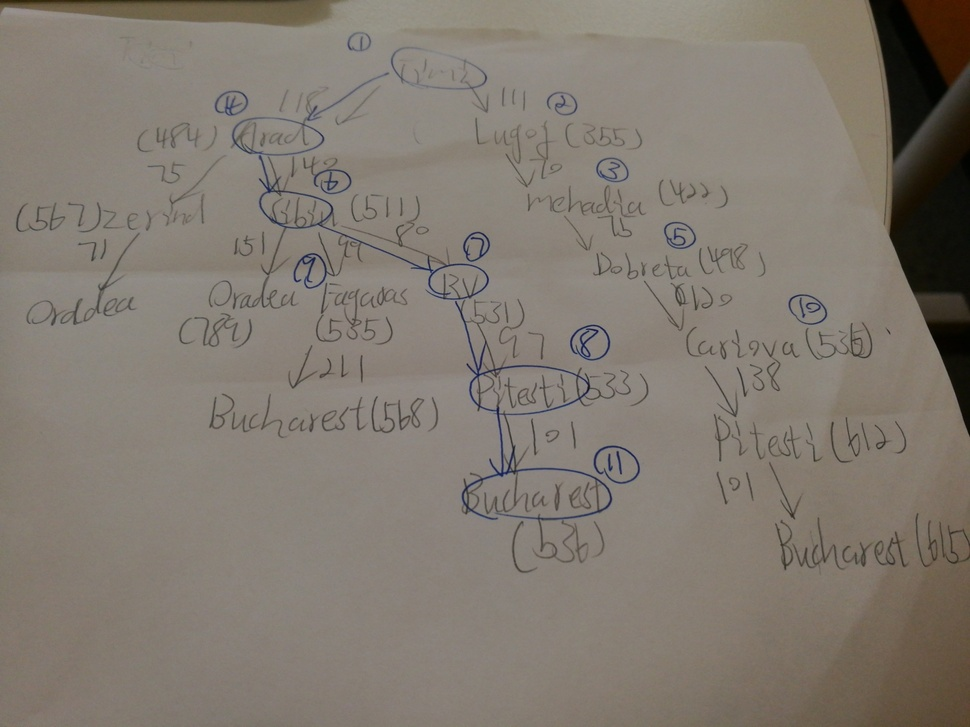
#> input picture COMP9414/search/A* Search.jpg, 970 x 727 px, shrunk from 2048 x 1536 before the run
$ python -i task3.py   (imports and definitions only)
#> lines starting #> are read from the running program, lines starting #| are printed output that depends on the picture
#> further down, picture is the input picture: shape (727, 970, 3); mean B, G, R 112.6, 122, 129.8
# Task 3
# Author : Yunqiu Xu

import matplotlib.pyplot as plt
import cv2
import numpy as np
from PIL import Image, ImageEnhance

# [48 lines left out: functions cut, remove_border, get_histogram, not called in this run]


# Histogram Equalization
def histEq(img):
    b,g,r = cv2.split(img)
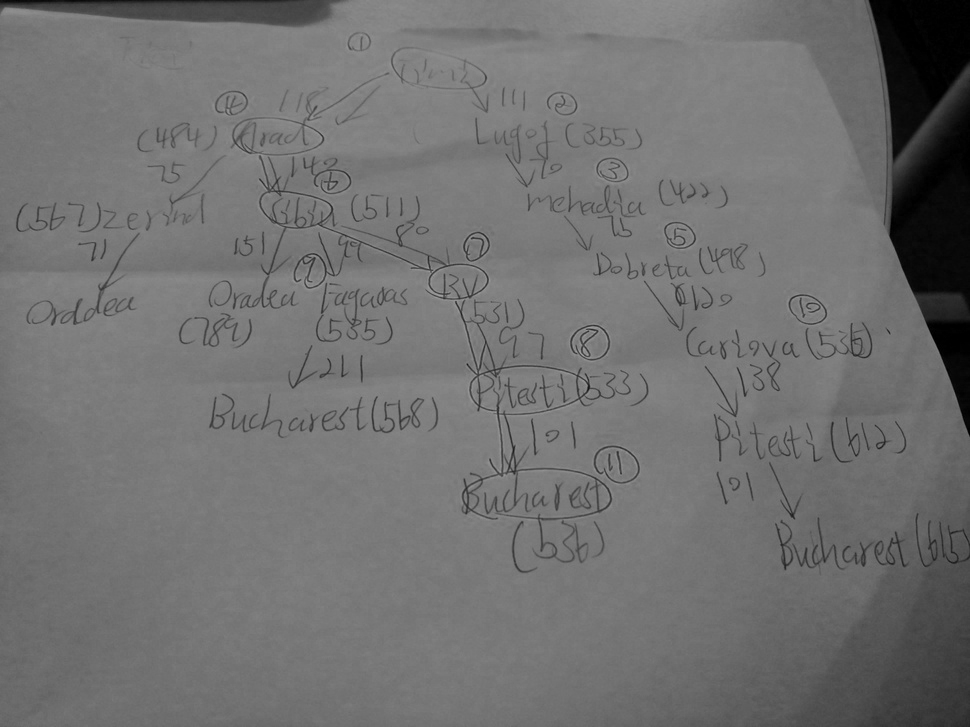
#> b: shape (727, 970); min 0, max 162, mean 112.6
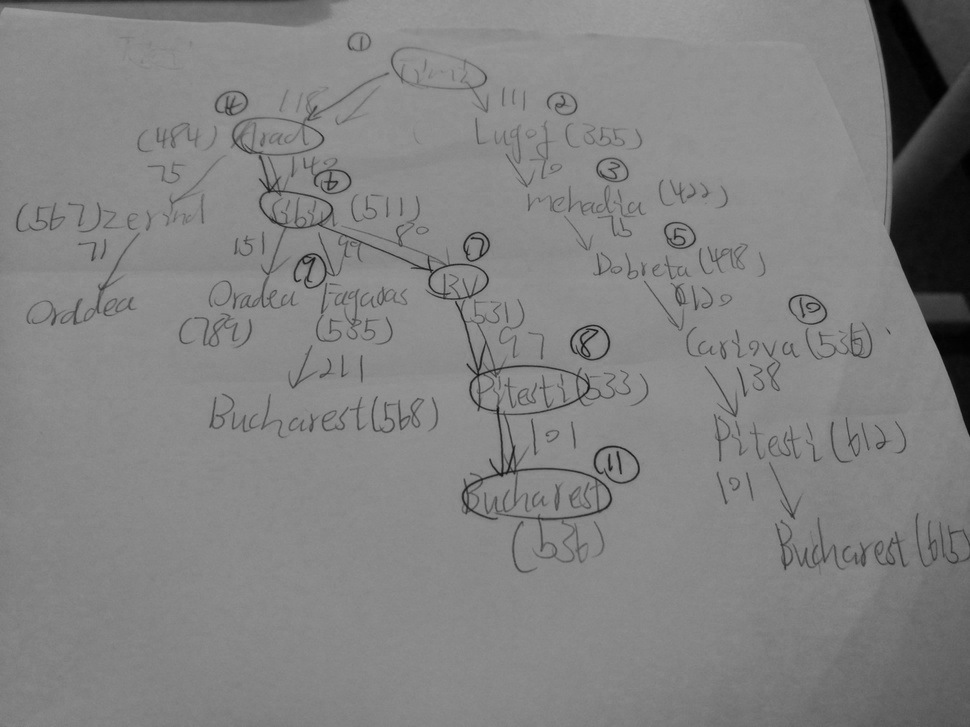
#> r: shape (727, 970); min 0, max 159, mean 129.8
    b_eq = cv2.equalizeHist(b)
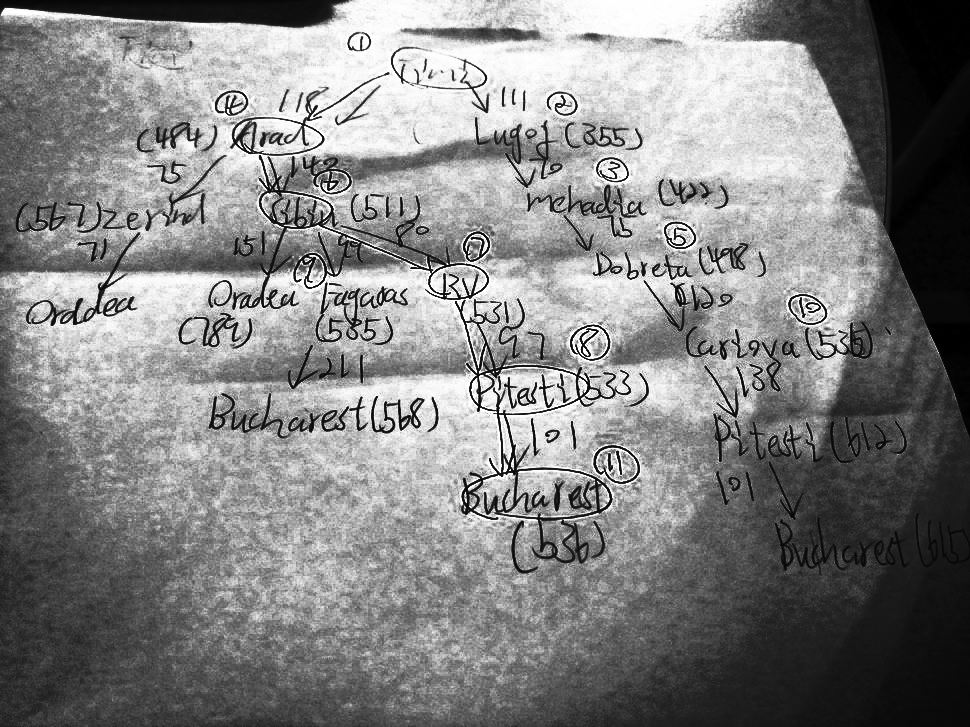
#> b_eq: shape (727, 970); min 0, max 255, mean 131.1
    g_eq = cv2.equalizeHist(g)
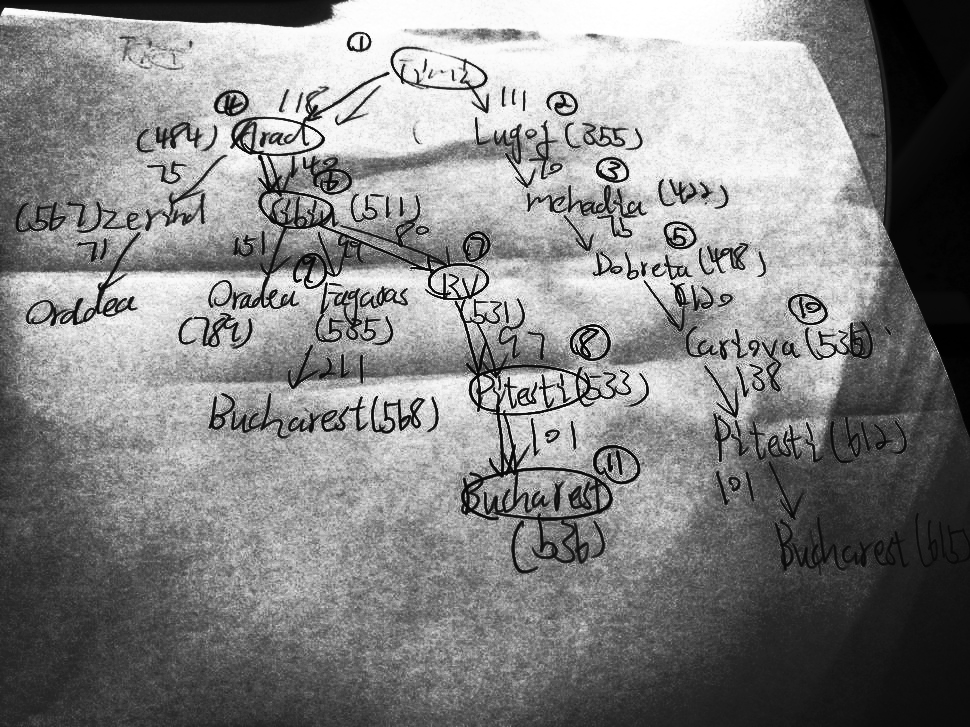
#> g_eq: shape (727, 970); min 0, max 255, mean 132
    r_eq = cv2.equalizeHist(r)
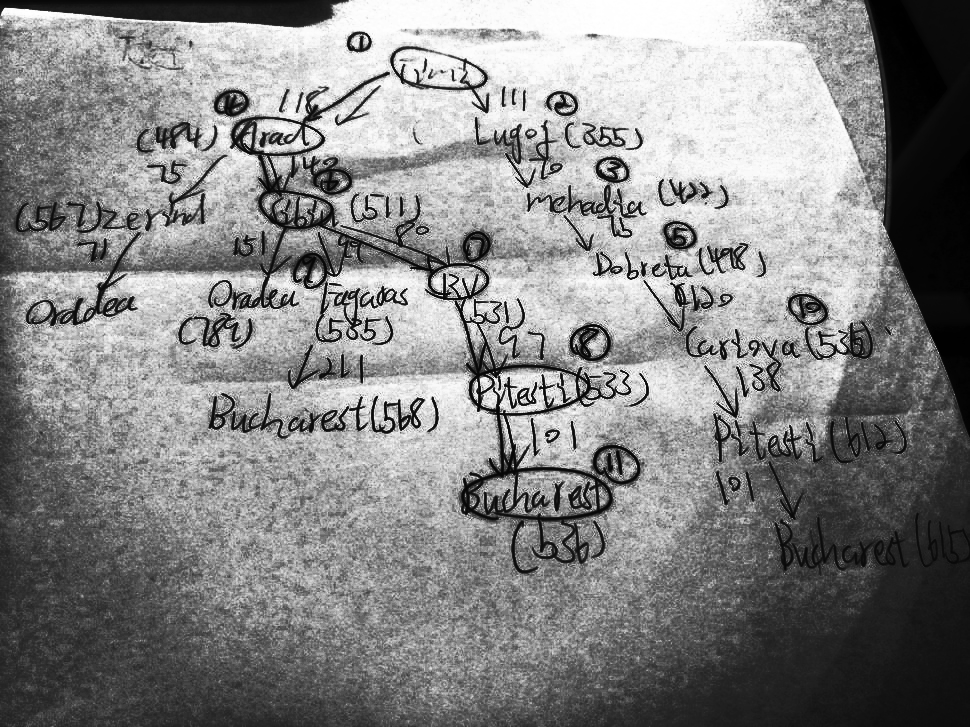
#> r_eq: shape (727, 970); min 0, max 255, mean 133.1
    img_output = cv2.merge([b_eq, g_eq, r_eq])
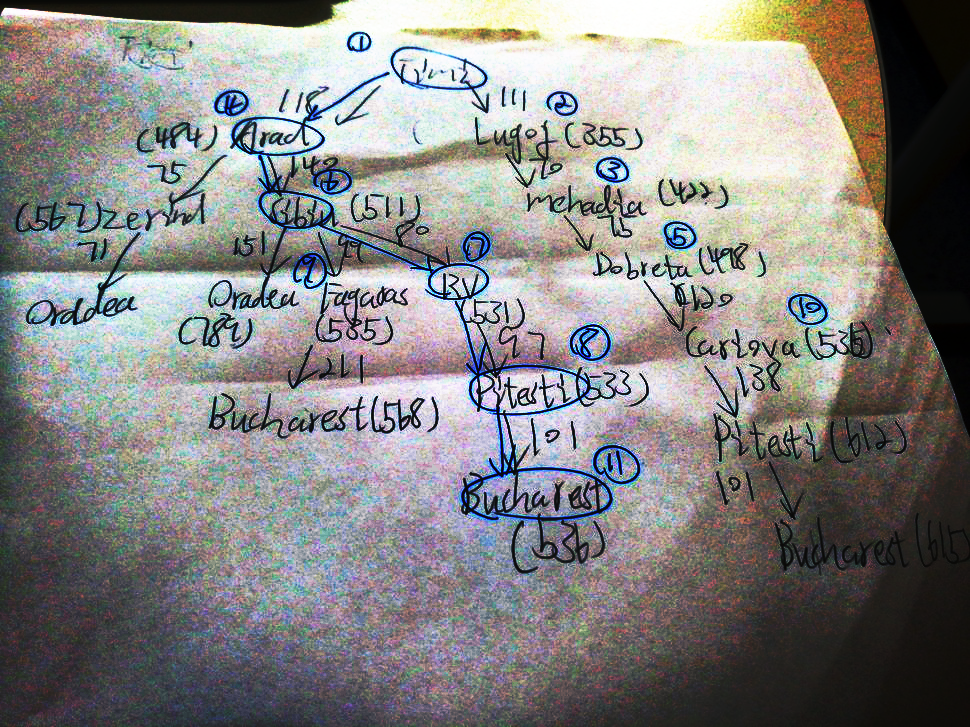
#> img_output: shape (727, 970, 3); mean B, G, R 131.1, 132, 133.1
    return img_output


# White balance
# [32 lines left out: functions white_balance_gray_world, brightness, contrast, color, not called in this run]

>>> import cv2
>>> picture = cv2.imread('../../COMP9414/search/A* Search.jpg')
>>> result = histEq(picture)
